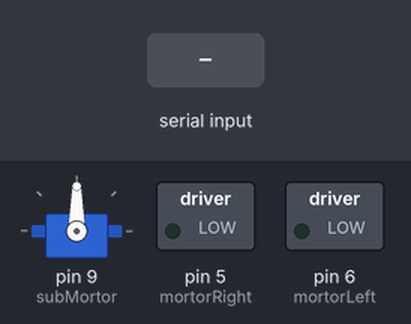
Recording of a sketch running on a simulated Arduino Uno, built with avr-gcc and run on an emulated ATmega328P. Shown: servo, switched loads named in the sketch (green lamp = pin HIGH). The inputs (shaded band) are chosen by the test bench.

Above: at 1.2 s.
1.3 s: "i" received over the second serial link
At 2.3 s:
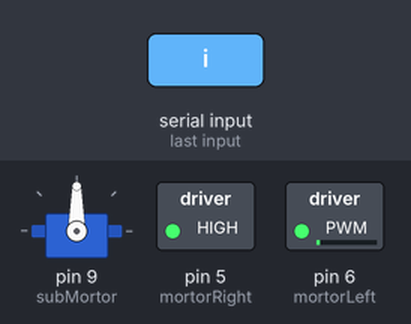
2.8 s: "k" received over the second serial link
At 3.5 s:
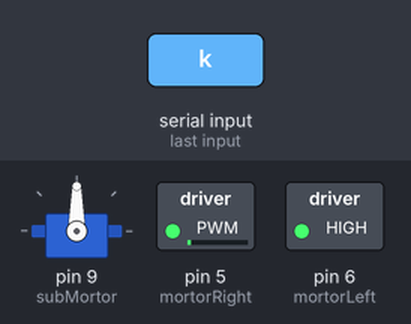
4.3 s: "j" received over the second serial link
At 5.6 s:
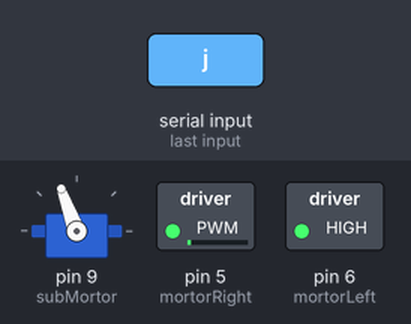
5.9 s: "i" received over the second serial link
At 7.0 s:
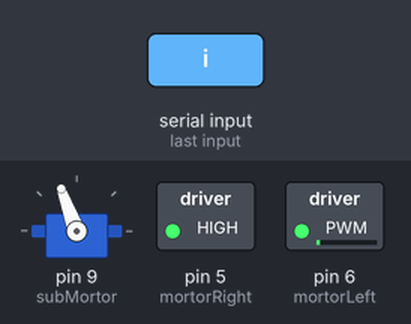
7.4 s: "l" received over the second serial link
At 8.0 s:
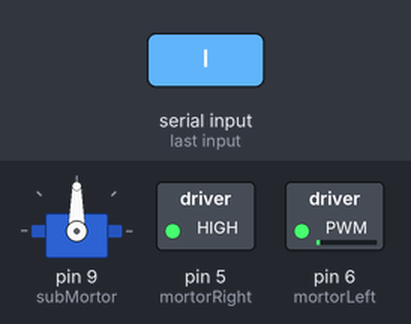
9.0 s: "l" received over the second serial link
At 10.4 s:
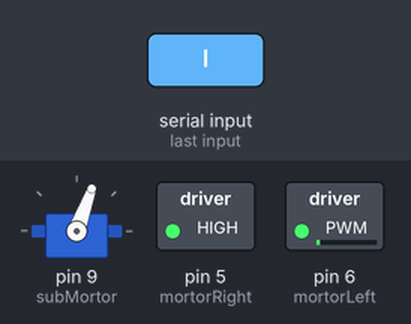
Timing chart, 0 to 11.6 s (numbered marks = the images above; inputs shaded):
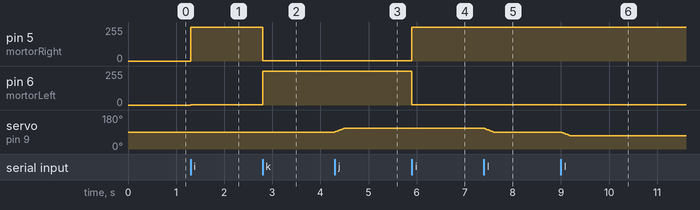

The sketch:

bluetooth.ino
```cpp
#include <SoftwareSerial.h>
#include <Servo.h>

// submotor
Servo servo;

// bluetooth
#define BT_RXD A5
#define BT_TXD A4
SoftwareSerial bluetooth(BT_RXD, BT_TXD);


// motor port
int subMortor = 9;
int mortorRight = 5;
int mortorLeft = 6;

// Initialization
int angle;
char input = "";


void setup() {
  // put your setup code here, to run once:
  Serial.begin(9600);
  bluetooth.begin(9600);

  //모터 포트 설정, 초기값
  pinMode(mortorRight, OUTPUT);
  pinMode(mortorLeft, OUTPUT);
  digitalWrite(mortorRight, LOW);
  digitalWrite(mortorLeft, LOW);
  //서보모터
  angle = 90;
  servo.attach(subMortor);
}

void loop() {
  // put your main code here, to run repeatedly:

   // bluetooth control
  if (bluetooth.available())
  {
    input = bluetooth.read();
    // move forward
    if (input == 'i')
    {
      analogWrite(mortorRight, 255);
      analogWrite(mortorLeft, 1);
    }
    else if (input == 'k')
    {
      analogWrite(mortorRight, 1);
      analogWrite(mortorLeft, 255);
    }
    else if (input == 'j')
    {
      for (int i = 0; i < 20; i++)
      {
        angle = angle + 1;
        if (angle >= 180)
          angle = 180;
        servo.write(angle);
        delay(10);
      }
    }
    else if (input == 'l')
    {
      for (int i = 0; i < 20; i++)
      {
        angle = angle - 1;
        if (angle >= 180)
          angle = 180;
        servo.write(angle);
        delay(10);
      }
    }
    else if (input == 'o')
    {
      analogWrite(mortorRight, 0);
      analogWrite(mortorLeft, 0);
      angle = 90;
      servo.write(angle);
    }
  }

}
```

Measured:
- after the input at 1.3 s, pin 5 (mortorRight): 0/255 → 255/255 at once; pin 6 (mortorLeft): 0/255 → 1/255 at once
- after the input at 2.8 s, pin 5 (mortorRight): 255/255 → 1/255 at once; pin 6 (mortorLeft): 1/255 → 255/255 at once
- after the input at 4.3 s, servo on pin 9 (subMortor): moves from 90° to 110° over 0.19 s, starting at once
- after the input at 5.9 s, pin 5 (mortorRight): 1/255 → 255/255 at once; pin 6 (mortorLeft): 255/255 → 1/255 at once
- after the input at 7.4 s, servo on pin 9 (subMortor): moves from 110° to 90° over 0.19 s, starting at once
- after the input at 9.0 s, servo on pin 9 (subMortor): moves from 90° to 70° over 0.19 s, starting at once
